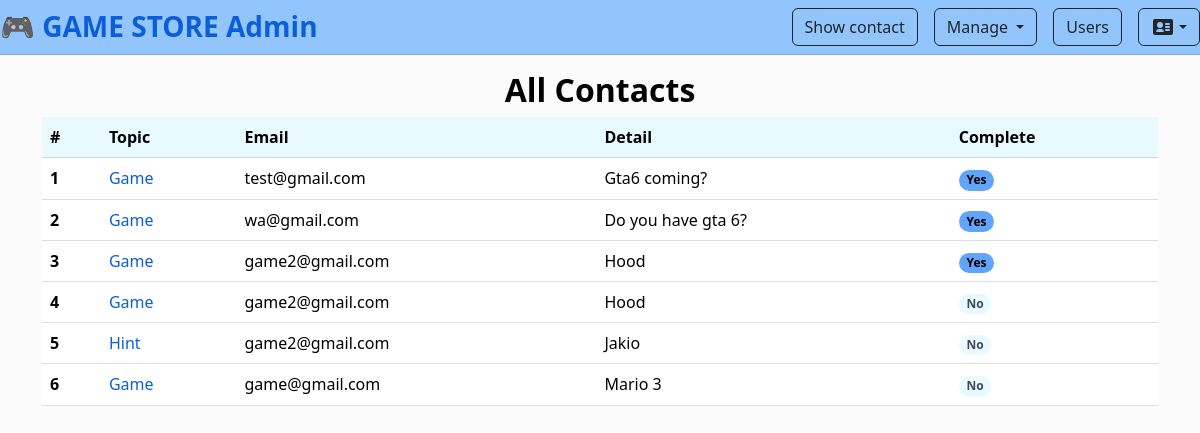
/showcontact/ (signed in), run on the app's committed database.
### myapp/models.py (models this page shows, shortened)
class Contact(models.Model):
    topic = models.CharField(max_length=200)
    email = models.EmailField()
    detail = models.TextField()
    complete = models.BooleanField(default=False)

### myapp/views.py (the view)
# urls.py: path('showcontact/', showContact, name='showcontact-page'),
@login_required
@user_passes_test(is_admin)
def showContact(request):
    allcontact = Contact.objects.all().order_by('-id')  # newest first
    context = {'contact': allcontact}
    return render(request, 'myapp/showcontact.html', context)

### myapp/views.py (called while the page is built)
def is_admin(user):
    return user.is_staff or user.is_superuser

### myapp/template/myapp/showcontact.html (shortened to what this page needs)
{% extends 'myapp/base.html' %}
{% load static %}
{% block myheader %}
<h2 class="text-center fw-bold" style="color: var(--text);">All Contacts</h2>
{% endblock myheader %}
{% block content %}
<div class="table-responsive">
<table class="table table-theme">
  <thead>
    <tr>
      <th>#</th>
      <th>Topic</th>
      <th>Email</th>
      <th>Detail</th>
      <th>Complete</th>
    </tr>
  </thead>
  <tbody>
    {% for data in contact %}
    <tr>
      <th scope="row">{{ forloop.counter }}</th>
      <td>
        <a class="text-decoration-none link-topic" href="{% url 'action-page' data.id %}">{{ data.topic }}</a>
      </td>
      <td>{{ data.email }}</td>
      <td>{{ data.detail }}</td>
      <td>
        {% if data.complete %}
          <span class="badge rounded-pill badge-accent">Yes</span>
        {% else %}
          <span class="badge rounded-pill badge-muted">No</span>
        {% endif %}
      </td>
    </tr>
    {% empty %}
    <tr>
      <td colspan="5" class="text-center">No contacts found</td>
    </tr>
    {% endfor %}
  </tbody>
</table>
</div>
{% endblock content %}

### static/css/myCss.css (style rules this page uses)
h2 { color:green; }

### myapp/template/myapp/base.html (style rules this page uses)
:root { --bg: #FBFBFB; --bg-elev: #E8F9FF; --card-bg: #FFFFFF; --text: #000000; --muted: #3f4a59; --accent: #93C5FD; --accent-2: #60A5FA; --border: rgba(31, 41, 55, .15); }
html, body { background-color: var(--bg); color: var(--text); }
a { color: #0b5ed7; }
table.table { background-color: var(--card-bg); color: var(--text); border-color: var(--border); }
table.table thead th { background-color: var(--bg-elev); color: #000; border-color: var(--border); }
table.table tbody tr { border-color: var(--border); }
table.table tbody tr:nth-child(odd) { background-color: #F7FBFF; }
table.table tbody tr:nth-child(even) { background-color: #FFFFFF; }

### myapp/template/myapp/showcontact.html (style rules this page uses)
.table-theme { background: var(--card-bg); color: var(--text); border-color: var(--border); }
.table-theme thead th { background: var(--bg-elev) !important; color: var(--text) !important; }
.table-theme tbody tr { border-color: var(--border) !important; }
.table-theme tbody tr:nth-child(odd) { background-color: #F7FBFF; }
.table-theme tbody tr:nth-child(even) { background-color: #FFFFFF; }
.badge-accent { background: var(--accent-2); color: #000; }
.badge-muted { background: var(--bg-elev); color: var(--muted); }
a.link-topic { color: #0b5ed7; }

### data on the page
Contact: topic "Game", email "test@gmail.com", detail "Gta6 coming?", complete "Yes"
Contact: topic "Game", email "wa@gmail.com", detail "Do you have gta 6?", complete "Yes"
Contact: topic "Game", email "game2@gmail.com", detail "Hood", complete "Yes"
Contact: topic "Game", email "game2@gmail.com", detail "Hood", complete "No"
Contact: topic "Hint", email "game2@gmail.com", detail "Jakio", complete "No"
Contact: topic "Game", email "game@gmail.com", detail "Mario 3", complete "No"
